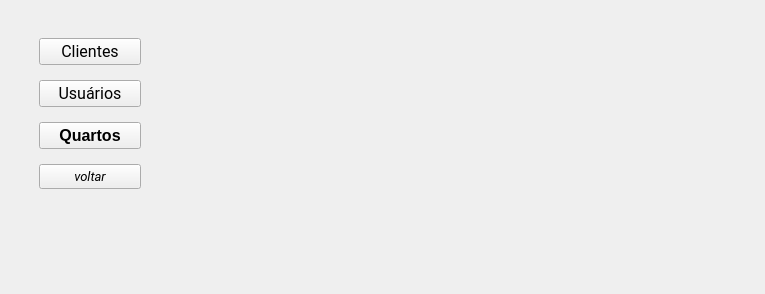
<?xml version="1.0" encoding="UTF-8"?>
<ui version="4.0">
 <class>MainWindow</class>
 <widget class="QMainWindow" name="MainWindow">
  <property name="geometry">
   <rect>
    <x>0</x>
    <y>0</y>
    <width>765</width>
    <height>294</height>
   </rect>
  </property>
  <property name="windowTitle">
   <string>MainWindow</string>
  </property>
  <widget class="QWidget" name="centralwidget">
   <widget class="QStackedWidget" name="stackedMenu">
    <property name="geometry">
     <rect>
      <x>30</x>
      <y>20</y>
      <width>120</width>
      <height>191</height>
     </rect>
    </property>
    <property name="frameShape">
     <enum>QFrame::NoFrame</enum>
    </property>
    <property name="currentIndex">
     <number>0</number>
    </property>
    <widget class="QWidget" name="stackedWidgetPage1">
     <layout class="QHBoxLayout" name="horizontalLayout_18">
      <item>
       <layout class="QVBoxLayout" name="verticalLayout">
        <item>
         <widget class="QPushButton" name="clienteButton">
          <property name="font">
           <font>
            <family>Roboto</family>
            <pointsize>12</pointsize>
            <weight>50</weight>
            <italic>false</italic>
            <bold>false</bold>
           </font>
          </property>
          <property name="text">
           <string>Clientes</string>
          </property>
         </widget>
        </item>
        <item>
         <widget class="QPushButton" name="userButton">
          <property name="font">
           <font>
            <family>Roboto</family>
            <pointsize>12</pointsize>
            <weight>50</weight>
            <italic>false</italic>
            <bold>false</bold>
           </font>
          </property>
          <property name="text">
           <string>Usuários</string>
          </property>
         </widget>
        </item>
        <item>
         <widget class="QPushButton" name="btn_quartos">
          <property name="font">
           <font>
            <family>Segoe UI</family>
            <pointsize>12</pointsize>
            <weight>75</weight>
            <italic>false</italic>
            <bold>true</bold>
           </font>
          </property>
          <property name="text">
           <string>Quartos</string>
          </property>
         </widget>
        </item>
        <item>
         <widget class="QPushButton" name="erre">
          <property name="font">
           <font>
            <family>Roboto</family>
            <pointsize>10</pointsize>
            <weight>50</weight>
            <italic>true</italic>
            <bold>false</bold>
           </font>
          </property>
          <property name="text">
           <string>voltar</string>
          </property>
         </widget>
        </item>
       </layout>
      </item>
     </layout>
    </widget>
    <widget class="QWidget" name="page_11">
     <layout class="QVBoxLayout" name="verticalLayout_12">
      <item>
       <widget class="QLabel" name="label_9">
        <property name="font">
         <font>
          <pointsize>10</pointsize>
          <weight>75</weight>
          <bold>true</bold>
         </font>
        </property>
        <property name="text">
         <string>&lt;html&gt;&lt;head/&gt;&lt;body&gt;&lt;p align=&quot;center&quot;&gt;QUARTOS&lt;/p&gt;&lt;/body&gt;&lt;/html&gt;</string>
        </property>
       </widget>
      </item>
      <item>
       <widget class="QPushButton" name="btn_novo_quarto">
        <property name="text">
         <string>Novo quarto</string>
        </property>
       </widget>
      </item>
      <item>
       <widget class="QPushButton" name="btn_listar_quartos">
        <property name="text">
         <string>Listar quartos</string>
        </property>
       </widget>
      </item>
      <item>
       <widget class="QPushButton" name="btn_voltar">
        <property name="text">
         <string>Voltar</string>
        </property>
       </widget>
      </item>
      <item>
       <spacer name="verticalSpacer">
        <property name="sizeType">
         <enum>QSizePolicy::Fixed</enum>
        </property>
        <property name="sizeHint" stdset="0">
         <size>
          <width>20</width>
          <height>40</height>
         </size>
        </property>
       </spacer>
      </item>
     </layout>
    </widget>
    <widget class="QWidget" name="page_4">
     <layout class="QVBoxLayout" name="verticalLayout_9">
      <item>
       <layout class="QVBoxLayout" name="verticalLayout_2">
        <item>
         <widget class="QLabel" name="label">
          <property name="font">
           <font>
            <family>Roboto</family>
            <pointsize>12</pointsize>
            <weight>75</weight>
            <bold>true</bold>
           </font>
          </property>
          <property name="text">
           <string>       Clientes</string>
          </property>
         </widget>
        </item>
        <item>
         <widget class="QPushButton" name="client_cadstrButton">
          <property name="font">
           <font>
            <family>Roboto</family>
            <pointsize>10</pointsize>
            <weight>50</weight>
            <italic>true</italic>
            <bold>false</bold>
           </font>
          </property>
          <property name="text">
           <string>Novo Cadastro</string>
          </property>
         </widget>
        </item>
        <item>
         <widget class="QPushButton" name="cliente_listarButton">
          <property name="font">
           <font>
            <family>Roboto</family>
            <pointsize>10</pointsize>
            <weight>50</weight>
            <italic>true</italic>
            <bold>false</bold>
           </font>
          </property>
          <property name="text">
           <string>Listar Clientes</string>
          </property>
         </widget>
        </item>
        <item>
         <widget class="QPushButton" name="clienteButton_back">
          <property name="font">
           <font>
            <family>Roboto</family>
            <pointsize>10</pointsize>
            <weight>50</weight>
            <italic>true</italic>
            <bold>false</bold>
           </font>
          </property>
          <property name="text">
           <string>Voltar</string>
          </property>
         </widget>
        </item>
       </layout>
      </item>
      <item>
       <widget class="QPushButton" name="open_closeButton">
        <property name="font">
         <font>
          <pointsize>12</pointsize>
          <weight>75</weight>
          <bold>true</bold>
         </font>
        </property>
        <property name="text">
         <string/>
        </property>
       </widget>
      </item>
     </layout>
    </widget>
    <widget class="QWidget" name="page_5">
     <layout class="QVBoxLayout" name="verticalLayout_10">
      <item>
       <layout class="QVBoxLayout" name="verticalLayout_4">
        <item>
         <widget class="QLabel" name="label_2">
          <property name="font">
           <font>
            <family>Roboto</family>
            <pointsize>12</pointsize>
            <weight>75</weight>
            <bold>true</bold>
           </font>
          </property>
          <property name="text">
           <string>&lt;html&gt;&lt;head/&gt;&lt;body&gt;&lt;p align=&quot;justify&quot;&gt;    Usuários&lt;/p&gt;&lt;/body&gt;&lt;/html&gt;</string>
          </property>
         </widget>
        </item>
        <item>
         <widget class="QPushButton" name="user_cadstrButton">
          <property name="font">
           <font>
            <family>Roboto</family>
            <pointsize>10</pointsize>
            <weight>50</weight>
            <italic>true</italic>
            <bold>false</bold>
           </font>
          </property>
          <property name="text">
           <string>Novo Cadastro</string>
          </property>
         </widget>
        </item>
        <item>
         <widget class="QPushButton" name="user_listarButton">
          <property name="font">
           <font>
            <family>Roboto</family>
            <pointsize>10</pointsize>
            <weight>50</weight>
            <italic>true</italic>
            <bold>false</bold>
           </font>
          </property>
          <property name="text">
           <string>Listar Usuários</string>
          </property>
         </widget>
        </item>
        <item>
         <widget class="QPushButton" name="userButton_back">
          <property name="font">
           <font>
            <family>Roboto</family>
            <pointsize>10</pointsize>
            <weight>50</weight>
            <italic>true</italic>
            <bold>false</bold>
           </font>
          </property>
          <property name="text">
           <string>Voltar</string>
          </property>
         </widget>
        </item>
       </layout>
      </item>
     </layout>
    </widget>
   </widget>
   <widget class="QStackedWidget" name="stackedWidget">
    <property name="geometry">
     <rect>
      <x>180</x>
      <y>20</y>
      <width>551</width>
      <height>211</height>
     </rect>
    </property>
    <property name="currentIndex">
     <number>5</number>
    </property>
    <widget class="QWidget" name="page">
     <widget class="QTableWidget" name="tableWidget">
      <property name="geometry">
       <rect>
        <x>10</x>
        <y>20</y>
        <width>631</width>
        <height>481</height>
       </rect>
      </property>
      <property name="font">
       <font>
        <family>Roboto</family>
        <pointsize>12</pointsize>
        <weight>50</weight>
        <bold>false</bold>
       </font>
      </property>
      <column>
       <property name="text">
        <string>ID</string>
       </property>
      </column>
      <column>
       <property name="text">
        <string>Nome</string>
       </property>
      </column>
      <column>
       <property name="text">
        <string>CPF   </string>
       </property>
      </column>
      <column>
       <property name="text">
        <string>E-mail</string>
       </property>
      </column>
      <column>
       <property name="text">
        <string>Telefone</string>
       </property>
      </column>
      <column>
       <property name="text">
        <string>Endereço</string>
       </property>
      </column>
     </widget>
     <widget class="QPushButton" name="editButton">
      <property name="geometry">
       <rect>
        <x>10</x>
        <y>540</y>
        <width>91</width>
        <height>41</height>
       </rect>
      </property>
      <property name="font">
       <font>
        <family>Roboto</family>
        <pointsize>10</pointsize>
        <weight>50</weight>
        <italic>true</italic>
        <bold>false</bold>
       </font>
      </property>
      <property name="text">
       <string>Editar</string>
      </property>
     </widget>
     <widget class="QPushButton" name="dellButton">
      <property name="geometry">
       <rect>
        <x>110</x>
        <y>540</y>
        <width>91</width>
        <height>41</height>
       </rect>
      </property>
      <property name="font">
       <font>
        <family>Roboto</family>
        <pointsize>10</pointsize>
        <weight>50</weight>
        <italic>true</italic>
        <bold>false</bold>
       </font>
      </property>
      <property name="text">
       <string>Deletar</string>
      </property>
     </widget>
     <widget class="QPushButton" name="closeButton">
      <property name="geometry">
       <rect>
        <x>610</x>
        <y>550</y>
        <width>31</width>
        <height>31</height>
       </rect>
      </property>
      <property name="font">
       <font>
        <pointsize>12</pointsize>
        <weight>75</weight>
        <bold>true</bold>
       </font>
      </property>
      <property name="text">
       <string/>
      </property>
     </widget>
    </widget>
    <widget class="QWidget" name="page_2">
     <layout class="QHBoxLayout" name="horizontalLayout">
      <item>
       <layout class="QVBoxLayout" name="verticalLayout_3">
        <item>
         <layout class="QHBoxLayout" name="horizontalLayout_5">
          <item>
           <widget class="QLabel" name="label_name">
            <property name="font">
             <font>
              <family>Roboto</family>
              <pointsize>12</pointsize>
              <weight>50</weight>
              <italic>false</italic>
              <bold>false</bold>
             </font>
            </property>
            <property name="text">
             <string>Nome</string>
            </property>
           </widget>
          </item>
          <item>
           <widget class="QLineEdit" name="lineEdit_name">
            <property name="placeholderText">
             <string>Informe seu Nome completo...</string>
            </property>
           </widget>
          </item>
         </layout>
        </item>
        <item>
         <layout class="QHBoxLayout" name="horizontalLayout_3">
          <item>
           <widget class="QLabel" name="label_user_3">
            <property name="font">
             <font>
              <family>Roboto</family>
              <pointsize>12</pointsize>
              <weight>50</weight>
              <italic>false</italic>
              <bold>false</bold>
             </font>
            </property>
            <property name="text">
             <string>CPF</string>
            </property>
           </widget>
          </item>
          <item>
           <widget class="QLineEdit" name="lineEdit_cpf">
            <property name="placeholderText">
             <string>Informe seu CPF...</string>
            </property>
           </widget>
          </item>
         </layout>
        </item>
        <item>
         <layout class="QHBoxLayout" name="horizontalLayout_6">
          <item>
           <widget class="QLabel" name="label_email">
            <property name="font">
             <font>
              <family>Roboto</family>
              <pointsize>12</pointsize>
              <weight>50</weight>
              <italic>false</italic>
              <bold>false</bold>
             </font>
            </property>
            <property name="text">
             <string>E-mail</string>
            </property>
           </widget>
          </item>
          <item>
           <widget class="QLineEdit" name="lineEdit_email">
            <property name="placeholderText">
             <string>Informe seu E-mail...</string>
            </property>
           </widget>
          </item>
          <item>
           <widget class="QLabel" name="label_user_4">
            <property name="font">
             <font>
              <family>Roboto</family>
              <pointsize>12</pointsize>
              <weight>50</weight>
              <italic>false</italic>
              <bold>false</bold>
             </font>
            </property>
            <property name="text">
             <string>Telefone</string>
            </property>
           </widget>
          </item>
          <item>
           <widget class="QLineEdit" name="lineEdit_phone">
            <property name="placeholderText">
             <string>Informe seu número de Telefone...</string>
            </property>
           </widget>
          </item>
         </layout>
        </item>
        <item>
         <layout class="QHBoxLayout" name="horizontalLayout_7">
          <item>
           <widget class="QLabel" name="label_user_5">
            <property name="font">
             <font>
              <family>Roboto</family>
              <pointsize>12</pointsize>
              <weight>50</weight>
              <italic>false</italic>
              <bold>false</bold>
             </font>
            </property>
            <property name="text">
             <string>Endereço</string>
            </property>
           </widget>
          </item>
          <item>
           <widget class="QLineEdit" name="lineEdit_endereco">
            <property name="placeholderText">
             <string>Informe seu Endereço...</string>
            </property>
           </widget>
          </item>
         </layout>
        </item>
        <item>
         <widget class="QPushButton" name="Button_cadstr">
          <property name="font">
           <font>
            <family>Roboto</family>
            <pointsize>10</pointsize>
            <weight>50</weight>
            <italic>true</italic>
            <bold>false</bold>
           </font>
          </property>
          <property name="text">
           <string>Cadastrar</string>
          </property>
         </widget>
        </item>
        <item>
         <spacer name="verticalSpacer_3">
          <property name="sizeType">
           <enum>QSizePolicy::Fixed</enum>
          </property>
          <property name="sizeHint" stdset="0">
           <size>
            <width>20</width>
            <height>40</height>
           </size>
          </property>
         </spacer>
        </item>
       </layout>
      </item>
      <item>
       <widget class="QPushButton" name="closeButton_2">
        <property name="font">
         <font>
          <pointsize>12</pointsize>
          <weight>75</weight>
          <bold>true</bold>
         </font>
        </property>
        <property name="text">
         <string/>
        </property>
       </widget>
      </item>
     </layout>
    </widget>
    <widget class="QWidget" name="page_3">
     <widget class="QTableWidget" name="tableWidget_2">
      <property name="geometry">
       <rect>
        <x>10</x>
        <y>20</y>
        <width>631</width>
        <height>251</height>
       </rect>
      </property>
      <property name="font">
       <font>
        <family>Roboto</family>
        <pointsize>12</pointsize>
        <weight>50</weight>
        <bold>false</bold>
       </font>
      </property>
      <column>
       <property name="text">
        <string>ID</string>
       </property>
      </column>
      <column>
       <property name="text">
        <string>Nome</string>
       </property>
      </column>
      <column>
       <property name="text">
        <string>Usuário</string>
       </property>
      </column>
      <column>
       <property name="text">
        <string>E-mail</string>
       </property>
      </column>
      <column>
       <property name="text">
        <string>Senha</string>
       </property>
      </column>
     </widget>
     <widget class="QPushButton" name="editButton_2">
      <property name="geometry">
       <rect>
        <x>10</x>
        <y>540</y>
        <width>91</width>
        <height>41</height>
       </rect>
      </property>
      <property name="font">
       <font>
        <family>Roboto</family>
        <pointsize>10</pointsize>
        <weight>50</weight>
        <italic>true</italic>
        <bold>false</bold>
       </font>
      </property>
      <property name="text">
       <string>Editar</string>
      </property>
     </widget>
     <widget class="QPushButton" name="dellButton_2">
      <property name="geometry">
       <rect>
        <x>110</x>
        <y>540</y>
        <width>91</width>
        <height>41</height>
       </rect>
      </property>
      <property name="font">
       <font>
        <family>Roboto</family>
        <pointsize>10</pointsize>
        <weight>50</weight>
        <italic>true</italic>
        <bold>false</bold>
       </font>
      </property>
      <property name="text">
       <string>Deletar</string>
      </property>
     </widget>
     <widget class="QPushButton" name="closeButton_3">
      <property name="geometry">
       <rect>
        <x>610</x>
        <y>550</y>
        <width>31</width>
        <height>31</height>
       </rect>
      </property>
      <property name="font">
       <font>
        <pointsize>12</pointsize>
        <weight>75</weight>
        <bold>true</bold>
       </font>
      </property>
      <property name="text">
       <string/>
      </property>
     </widget>
    </widget>
    <widget class="QWidget" name="page_6">
     <widget class="QPushButton" name="closeButton_4">
      <property name="geometry">
       <rect>
        <x>610</x>
        <y>550</y>
        <width>31</width>
        <height>31</height>
       </rect>
      </property>
      <property name="font">
       <font>
        <pointsize>12</pointsize>
        <weight>75</weight>
        <bold>true</bold>
       </font>
      </property>
      <property name="text">
       <string/>
      </property>
     </widget>
     <widget class="QWidget" name="verticalLayoutWidget_5">
      <property name="geometry">
       <rect>
        <x>10</x>
        <y>20</y>
        <width>631</width>
        <height>391</height>
       </rect>
      </property>
      <layout class="QVBoxLayout" name="verticalLayout_5">
       <item>
        <layout class="QHBoxLayout" name="horizontalLayout_8">
         <item>
          <widget class="QLabel" name="label_name_2">
           <property name="font">
            <font>
             <family>Roboto</family>
             <pointsize>12</pointsize>
             <weight>50</weight>
             <italic>false</italic>
             <bold>false</bold>
            </font>
           </property>
           <property name="text">
            <string>Nome</string>
           </property>
          </widget>
         </item>
         <item>
          <widget class="QLineEdit" name="lineEdit_name_2">
           <property name="placeholderText">
            <string>Informe seu Nome completo...</string>
           </property>
          </widget>
         </item>
        </layout>
       </item>
       <item>
        <layout class="QHBoxLayout" name="horizontalLayout_4">
         <item>
          <widget class="QLabel" name="label_user_6">
           <property name="font">
            <font>
             <family>Roboto</family>
             <pointsize>12</pointsize>
             <weight>50</weight>
             <italic>false</italic>
             <bold>false</bold>
            </font>
           </property>
           <property name="text">
            <string>Usuário</string>
           </property>
          </widget>
         </item>
         <item>
          <widget class="QLineEdit" name="lineEdit_user">
           <property name="placeholderText">
            <string>Informe seu CPF...</string>
           </property>
          </widget>
         </item>
        </layout>
       </item>
       <item>
        <layout class="QHBoxLayout" name="horizontalLayout_9">
         <item>
          <widget class="QLabel" name="label_email_2">
           <property name="font">
            <font>
             <family>Roboto</family>
             <pointsize>12</pointsize>
             <weight>50</weight>
             <italic>false</italic>
             <bold>false</bold>
            </font>
           </property>
           <property name="text">
            <string>E-mail</string>
           </property>
          </widget>
         </item>
         <item>
          <widget class="QLineEdit" name="lineEdit_email_2">
           <property name="placeholderText">
            <string>Informe seu E-mail...</string>
           </property>
          </widget>
         </item>
        </layout>
       </item>
       <item>
        <layout class="QHBoxLayout" name="horizontalLayout_10"/>
       </item>
       <item>
        <layout class="QHBoxLayout" name="horizontalLayout_11">
         <item>
          <widget class="QLabel" name="label_passwrd">
           <property name="font">
            <font>
             <family>Roboto</family>
             <pointsize>12</pointsize>
             <weight>50</weight>
             <italic>false</italic>
             <bold>false</bold>
            </font>
           </property>
           <property name="text">
            <string>Senha</string>
           </property>
          </widget>
         </item>
         <item>
          <layout class="QVBoxLayout" name="verticalLayout_6">
           <item>
            <widget class="QLineEdit" name="lineEdit_passwrd">
             <property name="placeholderText">
              <string>Informe sua Senha...</string>
             </property>
            </widget>
           </item>
           <item>
            <widget class="QLineEdit" name="lineEdit_passwrd_confirm">
             <property name="placeholderText">
              <string>Confirme sua Senha...</string>
             </property>
            </widget>
           </item>
          </layout>
         </item>
         <item>
          <widget class="QPushButton" name="passButton_view">
           <property name="text">
            <string/>
           </property>
          </widget>
         </item>
        </layout>
       </item>
       <item>
        <spacer name="verticalSpacer_5">
         <property name="sizeType">
          <enum>QSizePolicy::Fixed</enum>
         </property>
         <property name="sizeHint" stdset="0">
          <size>
           <width>20</width>
           <height>40</height>
          </size>
         </property>
        </spacer>
       </item>
      </layout>
     </widget>
     <widget class="QPushButton" name="Button_cadstr_2">
      <property name="geometry">
       <rect>
        <x>10</x>
        <y>540</y>
        <width>91</width>
        <height>41</height>
       </rect>
      </property>
      <property name="font">
       <font>
        <family>Roboto</family>
        <pointsize>10</pointsize>
        <weight>50</weight>
        <italic>true</italic>
        <bold>false</bold>
       </font>
      </property>
      <property name="text">
       <string>Cadastrar</string>
      </property>
     </widget>
    </widget>
    <widget class="QWidget" name="page_7">
     <layout class="QVBoxLayout" name="verticalLayout_7">
      <item>
       <layout class="QVBoxLayout" name="verticalLayout_8">
        <item>
         <layout class="QHBoxLayout" name="horizontalLayout_2">
          <item>
           <widget class="QLabel" name="label_4">
            <property name="font">
             <font>
              <pointsize>14</pointsize>
             </font>
            </property>
            <property name="text">
             <string>Número:</string>
            </property>
           </widget>
          </item>
          <item>
           <widget class="QLineEdit" name="linha_numero_quarto">
            <property name="inputMask">
             <string/>
            </property>
            <property name="placeholderText">
             <string>Digite o número do quarto.</string>
            </property>
           </widget>
          </item>
          <item>
           <widget class="QLabel" name="label_3">
            <property name="font">
             <font>
              <pointsize>14</pointsize>
             </font>
            </property>
            <property name="text">
             <string>Tipo:</string>
            </property>
           </widget>
          </item>
          <item>
           <widget class="QComboBox" name="combo_tipo">
            <property name="font">
             <font>
              <pointsize>10</pointsize>
             </font>
            </property>
            <property name="placeholderText" stdset="0">
             <string>Selecione o Modelo de Quarto</string>
            </property>
            <item>
             <property name="text">
              <string>Master</string>
             </property>
            </item>
            <item>
             <property name="text">
              <string>Luxo</string>
             </property>
            </item>
            <item>
             <property name="text">
              <string>Suíte</string>
             </property>
            </item>
            <item>
             <property name="text">
              <string>Simples</string>
             </property>
            </item>
            <item>
             <property name="text">
              <string>Duplo</string>
             </property>
            </item>
           </widget>
          </item>
         </layout>
        </item>
        <item>
         <layout class="QHBoxLayout" name="horizontalLayout_15">
          <item>
           <widget class="QLabel" name="label_6">
            <property name="font">
             <font>
              <pointsize>14</pointsize>
             </font>
            </property>
            <property name="text">
             <string>Status:</string>
            </property>
           </widget>
          </item>
          <item>
           <widget class="QLineEdit" name="linha_status">
            <property name="placeholderText">
             <string>Exemplo: (disponível, ocupado, em manutenção, etc.)</string>
            </property>
           </widget>
          </item>
         </layout>
        </item>
        <item>
         <layout class="QHBoxLayout" name="horizontalLayout_12">
          <item>
           <widget class="QLabel" name="label_5">
            <property name="font">
             <font>
              <pointsize>14</pointsize>
             </font>
            </property>
            <property name="text">
             <string>Preço:</string>
            </property>
           </widget>
          </item>
          <item>
           <widget class="QLineEdit" name="linha_preco">
            <property name="placeholderText">
             <string>Digite o preço do Quarto.</string>
            </property>
           </widget>
          </item>
         </layout>
        </item>
        <item>
         <layout class="QHBoxLayout" name="horizontalLayout_13">
          <item>
           <widget class="QLabel" name="label_7">
            <property name="font">
             <font>
              <pointsize>14</pointsize>
             </font>
            </property>
            <property name="text">
             <string>Capacidade:</string>
            </property>
           </widget>
          </item>
          <item>
           <widget class="QLineEdit" name="linha_capacidade">
            <property name="placeholderText">
             <string>Níumero de pessoas que o quarto comporta.</string>
            </property>
           </widget>
          </item>
         </layout>
        </item>
        <item>
         <layout class="QHBoxLayout" name="horizontalLayout_14">
          <item>
           <widget class="QLabel" name="label_8">
            <property name="font">
             <font>
              <pointsize>14</pointsize>
             </font>
            </property>
            <property name="text">
             <string>Descrição</string>
            </property>
           </widget>
          </item>
          <item>
           <widget class="QLineEdit" name="linha_desc">
            <property name="placeholderText">
             <string>Digite uma breve descrição do quarto.</string>
            </property>
           </widget>
          </item>
         </layout>
        </item>
       </layout>
      </item>
      <item>
       <layout class="QHBoxLayout" name="horizontalLayout_16">
        <item>
         <widget class="QPushButton" name="btn_cadastrar_quarto">
          <property name="font">
           <font>
            <weight>75</weight>
            <bold>true</bold>
           </font>
          </property>
          <property name="text">
           <string>Cadastrar Quarto</string>
          </property>
         </widget>
        </item>
       </layout>
      </item>
     </layout>
    </widget>
    <widget class="QWidget" name="page_listar_quartos"/>
    <widget class="QWidget" name="page_9"/>
    <widget class="QWidget" name="page_10"/>
   </widget>
  </widget>
 </widget>
 <resources/>
 <connections/>
</ui>
